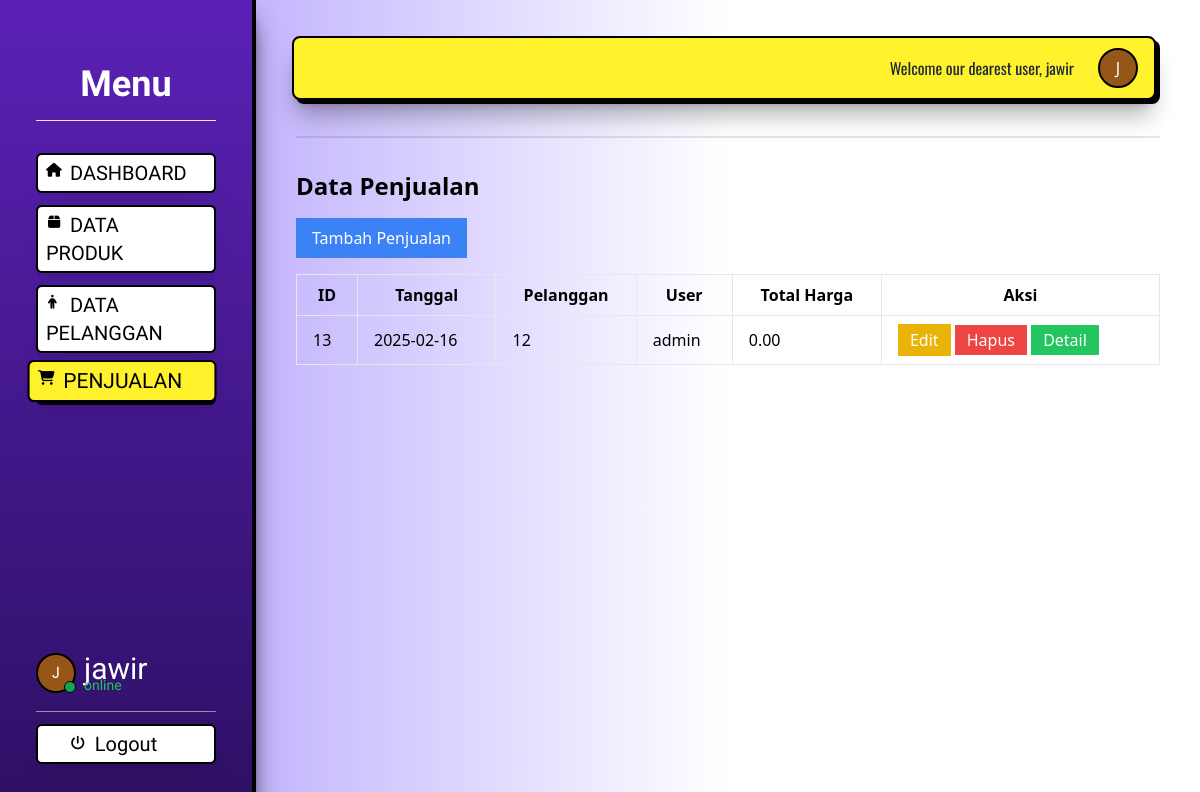
/penjualan.php (signed in), run on the app's committed database.
### tables this page shows
CREATE TABLE `penjualan` (
  `PenjualanID` int(11) NOT NULL,
  `UserID` int(11) NOT NULL,
  `TanggalPenjualan` date NOT NULL,
  `TotalHarga` decimal(10,2) NOT NULL,
  `PelangganID` int(11) NOT NULL
);

CREATE TABLE `pelanggan` (
  `PelangganID` int(11) NOT NULL,
  `NamaPelanggan` varchar(255) NOT NULL,
  `Alamat` text NOT NULL,
  `NomorTelepon` varchar(15) NOT NULL
);

CREATE TABLE `user` (
  `userID` int(11) NOT NULL,
  `username` varchar(255) NOT NULL,
  `password` varchar(15) NOT NULL,
  `role` enum('admin','staff') NOT NULL
);

### penjualan.php (the view, shortened to what this page needs)
<?php
include 'koneksi.php';
$query = "SELECT p.*, pl.NamaPelanggan, u.username FROM penjualan p
          JOIN pelanggan pl ON p.PelangganID = pl.PelangganID
          JOIN user u ON p.UserID = u.UserID";
$result = mysqli_query($conn, $query);
function generateUserColor($username) {
    $hash = md5($username);
    $color = substr($hash, 0, 6);
    return "#" . $color;
}
if (isset($_SESSION['username'])) {
    $userColor = generateUserColor($_SESSION['username']);
}$role = isset($_SESSION['role']) ? $_SESSION['role'] : '';
?>
<!DOCTYPE html>
<html lang="id">
<head>
    <link rel="stylesheet" href="css/style.css">
    <script src="https://cdn.tailwindcss.com"></script>
    <link rel="stylesheet" href="https://cdnjs.cloudflare.com/ajax/libs/font-awesome/6.7.2/css/all.min.css" />
</head>
<body class="">
<div class="flex h-screen">
        <div class="w-64 z-20 shadow-xl shadow-black/70 bg-white bg-gradient-to-b from-violet-800 to-violet-950 text-white p-9 flex flex-col    border-r-4 border-black relative">
            <div class="p-4 text-4xl font-semibold text-white border-b font-teko text-center mt-[12px]">Menu</div>
            <div class="mt-8 font-teko text-xl uppercase">
                <div class="relative">
                    <div onclick="location.href='index.php'"
                        class="relative z-20 cursor-pointer mb-3 text-md w-full bg-white hover:bg-[#FFF12B] rounded-md p-1 px-2 hover:scale-105 duration-300 shadow-xl shadow-black/5 hover:-translate-x-1 hover:-translate-y-1 border-2 border-black">
                        <i class="fa-solid fa-house text-black text-sm absolute mt-[1px]"></i>
                        <a class="text-black px-6">Dashboard</a>
                    </div>
                </div>
                <div class="relative">
                    <div onclick="location.href='produk.php'"
                        class="relative z-20 cursor-pointer mb-3 text-md w-full bg-white hover:bg-[#FFF12B] rounded-md p-1 px-2 hover:scale-105 duration-300 shadow-xl shadow-black/5 hover:-translate-x-1 hover:-translate-y-1 border-2 border-black">
                        <i class="fa-solid fa-box text-black text-sm absolute mt-[1px] ms-[2px]"></i>
                        <a  class="text-black px-6">Data Produk</a>
                    </div>
                </div>
                <div class="relative">
                    <div onclick="location.href='pelanggan.php'"
                        class="relative z-20 cursor-pointer mb-3 text-md w-full bg-white hover:bg-[#FFF12B] rounded-md p-1 px-2 hover:scale-105 duration-300 shadow-xl shadow-black/5 hover:-translate-x-1 hover:-translate-y-1 border-2 border-black">
                        <i class="fa-solid fa-person text-black text-sm absolute mt-[1px] ms-[2px]"></i>
                        <a  class="text-black px-6">Data Pelanggan</a>
                    </div>
                </div>
                <div class="relative">
                    <div onclick="location.href='penjualan.php'"
                        class="relative z-20 cursor-pointer mb-3 text-md w-full bg-[#FFF12B] rounded-md p-1 px-2 scale-105 duration-300 shadow-xl shadow-black/5 -translate-x-1 -translate-y-1 border-2 border-black">
                        <i class="fa-solid fa-cart-shopping text-black text-sm absolute mt-[1px] ms-[0px]"></i>
                        <a  class="text-black px-6">Penjualan</a>
                    </div>
                </div>
            </div>
                <div class="h-screen flex">
                    <div class="mt-auto flex flex-col gap-3 w-full">
                        <div>
                            <div class="flex items-center ms-auto gap-2 mb-4">
                                <div class="relative">
                                <div class="absolute bg-green-600 rounded-full h-3 w-3 bottom-0 right-0 border border-black"></div>
                                    <div class="w-10 h-10 text-white rounded-full flex items-center justify-center font-poppins border-2 border-black"
                                    style="background-color: <?php echo $userColor; ?>;">
                                    <?php
                                        $initial = strtoupper(substr($_SESSION['username'], 0, 1));
                                        echo $initial;
                                    ?>
                                    </div>
                                </div>
                                <div class="flex flex-col">
                                    <?php if (isset($_SESSION['username'])): ?>
                                    <span class="text-3xl font-teko text-white">
                                        <?php echo $_SESSION['username']; ?></span>
                                        <span class="font-teko text-green-500 -mt-3 text-sm">online</span>
                                </div>
                                <?php else: ?>
                                <span class="text-2xl font-teko text-white">Welcome, guest!</span>
                                <?php endif; ?>
                            </div>
                            <div class="h-[1px] w-full bg-white/50 ms-auto rounded-full"></div>
                        </div>
                        <div class="relative">
                            <div onclick="location.href='./login/logout.php'"
                                class="relative z-20 cursor-pointer text-md w-full bg-white hover:bg-[#FFF12B] rounded-md p-1 px-2 hover:scale-105 duration-300 shadow-xl shadow-black/5 hover:-translate-x-1 hover:-translate-y-1 border-2 border-black flex justify-center">
                                <div class="flex justify-between">
                                    <i class="fa-solid fa-power-off text-black text-sm absolute mt-[2.5px] ms-[0px]"></i>
                                    <a  class="text-black px-6 font-teko text-xl">Logout</a>
                                </div>
                            </div>
                        </div>
                    </div>
                </div>
        </div>
    <div class="flex-1 p-10 bg-gradient-to-r from-violet-300 via-white to-white">
    <?php include('./header/header.php'); ?>
    <div class="h-[2px] rounded-full w-full bg-black/10 mt-8"></div>
    <h2 class="text-2xl font-bold mb-4 mt-8">Data Penjualan</h2>
    <button class="bg-blue-500 text-white px-4 py-2 mb-4" onclick="toggleModal('modalTambah')">Tambah Penjualan</button>
    <table class="w-full border-collapse border border-gray-300">
        <thead>
            <tr>
                <th class="border px-4 py-2">ID</th>
                <th class="border px-4 py-2">Tanggal</th>
                <th class="border px-4 py-2">Pelanggan</th>
                <th class="border px-4 py-2">User </th>
                <th class="border px-4 py-2">Total Harga</th>
                <th class="border px-4 py-2">Aksi</th>
            </tr>
        </thead>
        <tbody>
            <?php while ($row = mysqli_fetch_assoc($result)) : ?>
                <tr>
                    <td class="border px-4 py-2"><?php echo $row['PenjualanID']; ?></td>
                    <td class="border px-4 py-2"><?php echo $row['TanggalPenjualan']; ?></td>
                    <td class="border px-4 py-2"><?php echo $row['NamaPelanggan']; ?></td>
                    <td class="border px-4 py-2"><?php echo $row['username']; ?></td>
                    <td class="border px-4 py-2"><?php echo number_format($row['TotalHarga'], 2); ?></td>
                    <td class="border px-4 py-2">
                        <button class="bg-yellow-500 text-white px-3 py-1" onclick="editData(<?php echo $row['PenjualanID']; ?>, <?php echo $row['PelangganID']; ?>)">Edit</button>
                        <a href="?hapus=<?php echo $row['PenjualanID']; ?>" class="bg-red-500 text-white px-3 py-1">Hapus</a>
                        <a href="detailpenjualan.php?id=<?php echo $row['PenjualanID']; ?>" class="bg-green-500 text-white px-3 py-1">Detail</a>
                    </td>
                </tr>
            <?php endwhile; ?>
        </tbody>
    </table>
    </div>
</div>
</body>
</html>

### css/style.css (style rules this page uses)
.font-poppins { font-family: 'Poppins' !important; }
.font-teko { font-family: 'Teko' !important; }

### data on the page
penjualan: PenjualanID "13", TanggalPenjualan "2025-02-16", PelangganID.NamaPelanggan "12", UserID.username "admin", TotalHarga "0.00"

### other printed values
$initial "J"
$_SESSION['username'] "jawir"
